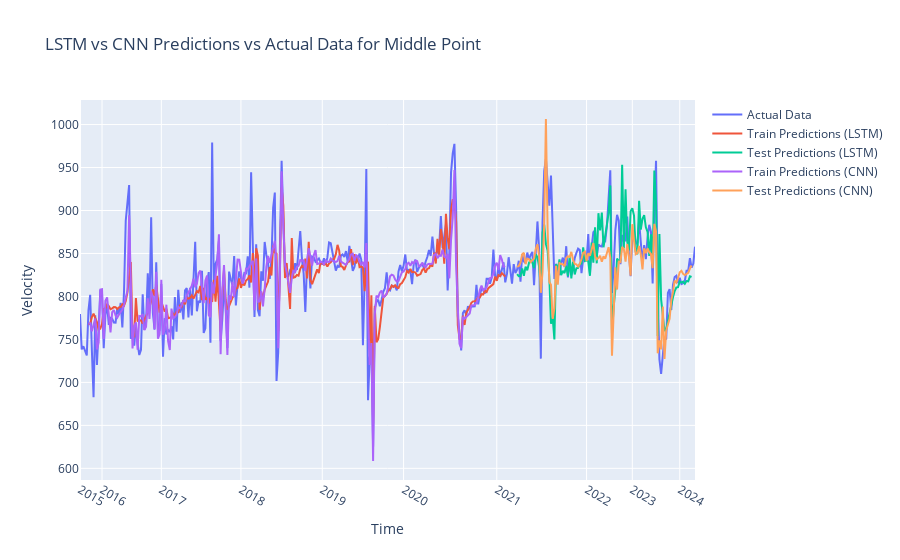

Here is the notebook cell this chart was saved with:
### Code cell
# Print RMSE scores for both models
print('LSTM Train Score: %.2f RMSE' % (trainScore_lstm))
print('LSTM Test Score: %.2f RMSE' % (testScore_lstm))
print('CNN Train Score: %.2f RMSE' % (trainScore_cnn))
print('CNN Test Score: %.2f RMSE' % (testScore_cnn))

# Plot predictions of both models
fig_comparison = go.Figure()
fig_comparison.add_trace(go.Scatter(y=scaler.inverse_transform(dataset).flatten(), mode='lines', name='Actual Data'))
fig_comparison.add_trace(go.Scatter(y=trainPredictPlot_lstm.flatten(), mode='lines', name='Train Predictions (LSTM)'))
fig_comparison.add_trace(go.Scatter(y=testPredictPlot_lstm.flatten(), mode='lines', name='Test Predictions (LSTM)'))
fig_comparison.add_trace(go.Scatter(y=trainPredictPlot_cnn.flatten(), mode='lines', name='Train Predictions (CNN)'))
fig_comparison.add_trace(go.Scatter(y=testPredictPlot_cnn.flatten(), mode='lines', name='Test Predictions (CNN)'))

# Update layout for dark theme
fig_comparison.update_layout(title='LSTM vs CNN Predictions vs Actual Data for ' + point_name.capitalize() + ' Point', xaxis_title='Time', yaxis_title='Velocity')
# Update x-axis to show only one tick per year
fig_comparison.update_xaxes(tickvals=[df.index[years == year][0] for year in unique_years], ticktext=unique_years)
fig_comparison.show()

### Figure 1 — Plotly figure (JSON) as saved in the notebook; plotly's stock layout.template omitted (floating-point values rounded to 4 significant figures; data arrays with more than 128 entries replaced by an {"elided": "..."} marker saying what was removed)
{"data": [{"mode": "lines", "name": "Actual Data", "type": "scatter", "y": {"elided": "364 float values"}}, {"mode": "lines", "name": "Train Predictions (LSTM)", "type": "scatter", "y": {"elided": "364 float values"}}, {"mode": "lines", "name": "Test Predictions (LSTM)", "type": "scatter", "y": {"elided": "364 float values"}}, {"mode": "lines", "name": "Train Predictions (CNN)", "type": "scatter", "y": {"elided": "364 float values"}}, {"mode": "lines", "name": "Test Predictions (CNN)", "type": "scatter", "y": {"elided": "364 float values"}}], "layout": {"title": {"text": "LSTM vs CNN Predictions vs Actual Data for Middle Point"}, "xaxis": {"ticktext": [2015, 2016, 2017, 2018, 2019, 2020, 2021, 2022, 2023, 2024], "tickvals": [0, 13, 48, 95, 143, 191, 246, 299, 326, 354], "title": {"text": "Time"}}, "yaxis": {"title": {"text": "Velocity"}}}}
